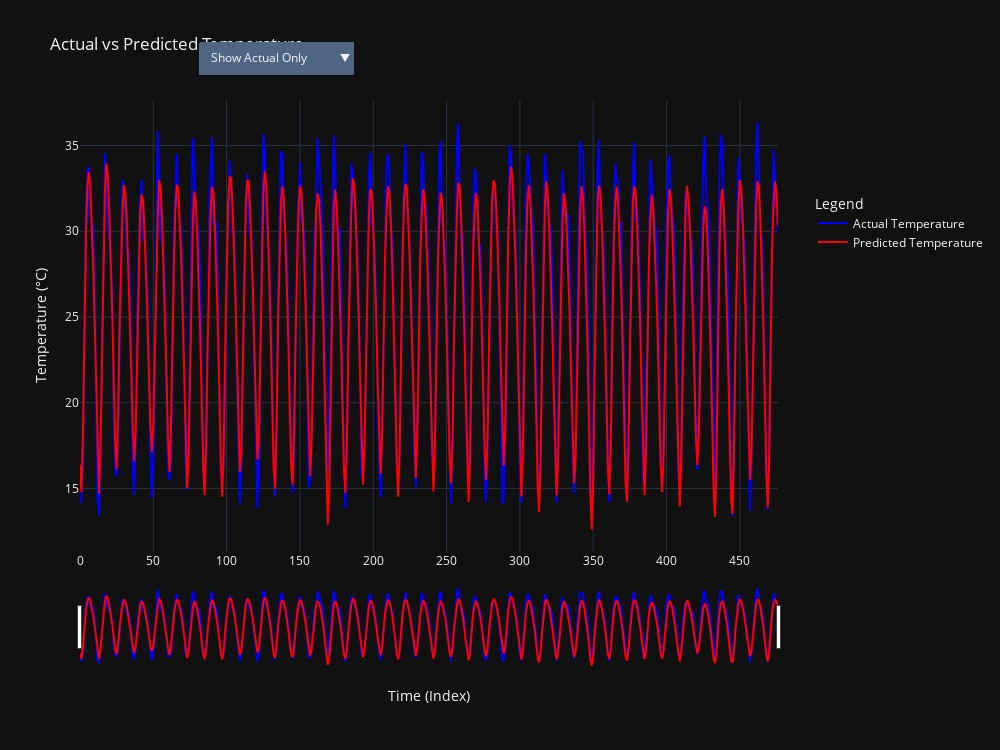

Here is the notebook cell this chart was saved with:
### Code cell
fig = go.Figure()

# Add actual temperature trace with hover data
fig.add_trace(go.Scatter(
    x=np.arange(len(y_test_actual)), y=y_test_actual.flatten(),
    mode='lines', name='Actual Temperature',
    line=dict(color='blue'),
    hovertemplate='Index: %{x}<br>Temperature: %{y:.2f}°C',
))

# Add predicted temperature trace with hover data
fig.add_trace(go.Scatter(
    x=np.arange(len(predictions)), y=predictions.flatten(),
    mode='lines', name='Predicted Temperature',
    line=dict(color='red'),
    hovertemplate='Index: %{x}<br>Temperature: %{y:.2f}°C',
))

# Update layout with labels, title, and legend position
fig.update_layout(
    title='Actual vs Predicted Temperature',
    xaxis=dict(title='Time (Index)', rangeslider=dict(visible=True)),
    yaxis=dict(title='Temperature (°C)'),
    legend=dict(
        title='Legend',
        x=1.05,  # Adjust horizontal position
        y=0.8    # Adjust vertical position
    ),
    width=1000,
    height=750,
    template='plotly_dark',  # Dark theme for a better aesthetic
    hovermode='closest'  # Display closest hover data point
)

# Add slider to zoom in on specific ranges in time
fig.update_layout(
    xaxis=dict(
        rangeslider=dict(visible=True),
        showgrid=True,
        zeroline=False
    )
)

# Add a button to toggle between actual and predicted temperature traces
fig.update_layout(
    updatemenus=[
        {
            'buttons': [
                {
                    'args': [None, {'visible': [True, False]}],
                    'label': 'Show Actual Only',
                    'method': 'relayout'
                },
                {
                    'args': [None, {'visible': [True, True]}],
                    'label': 'Show Both',
                    'method': 'relayout'
                },
                {
                    'args': [None, {'visible': [False, True]}],
                    'label': 'Show Predicted Only',
                    'method': 'relayout'
                }
            ],
            'direction': 'down',
            'pad': {'r': 10, 't': 10},
            'showactive': True,
            'x': 0.17,
            'xanchor': 'left',
            'y': 1.15,
            'yanchor': 'top'
        }
    ]
)

# Show the plot
fig.show()

# Print some metrics to evaluate
mse = mean_squared_error(y_test_actual, predictions)
mae = mean_absolute_error(y_test_actual, predictions)

print("Mean Squared Error:", mse)
print("Mean Absolute Error:", mae)

### Figure 1 — Plotly figure (JSON) as saved in the notebook; plotly's stock layout.template omitted (floating-point values rounded to 4 significant figures; data arrays with more than 128 entries replaced by an {"elided": "..."} marker saying what was removed)
{"data": [{"hovertemplate": "Index: %{x}<br>Temperature: %{y:.2f}°C", "line": {"color": "blue"}, "mode": "lines", "name": "Actual Temperature", "type": "scatter", "x": {"elided": "477 int values"}, "y": {"elided": "477 float values"}}, {"hovertemplate": "Index: %{x}<br>Temperature: %{y:.2f}°C", "line": {"color": "red"}, "mode": "lines", "name": "Predicted Temperature", "type": "scatter", "x": {"elided": "477 int values"}, "y": {"elided": "477 float values"}}], "layout": {"height": 750, "hovermode": "closest", "legend": {"title": {"text": "Legend"}, "x": 1.05, "y": 0.8}, "title": {"text": "Actual vs Predicted Temperature"}, "updatemenus": [{"buttons": [{"args": [null, {"visible": [true, false]}], "label": "Show Actual Only", "method": "relayout"}, {"args": [null, {"visible": [true, true]}], "label": "Show Both", "method": "relayout"}, {"args": [null, {"visible": [false, true]}], "label": "Show Predicted Only", "method": "relayout"}], "direction": "down", "pad": {"r": 10, "t": 10}, "showactive": true, "x": 0.17, "xanchor": "left", "y": 1.15, "yanchor": "top"}], "width": 1000, "xaxis": {"rangeslider": {"visible": true}, "showgrid": true, "title": {"text": "Time (Index)"}, "zeroline": false}, "yaxis": {"title": {"text": "Temperature (°C)"}}}}
